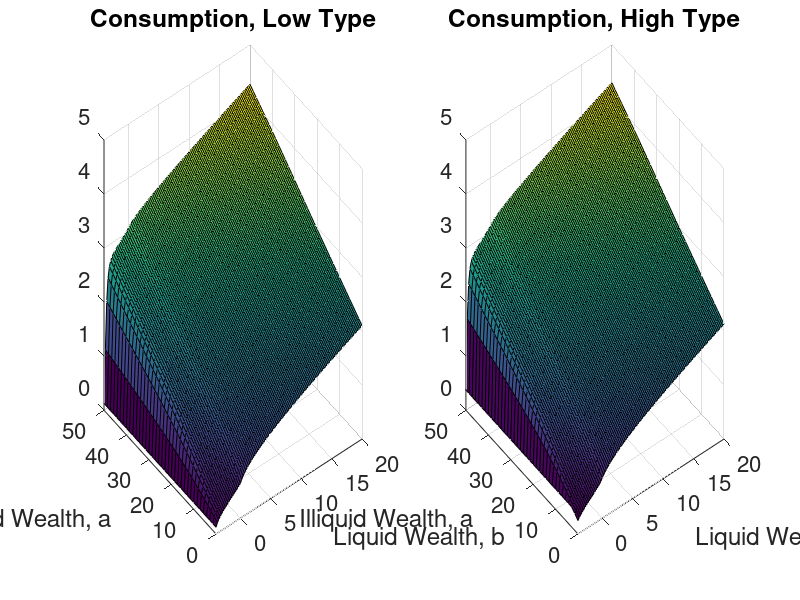
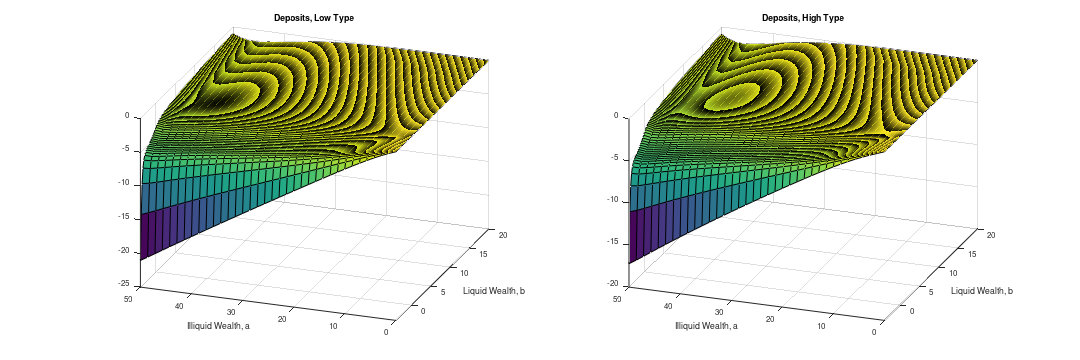
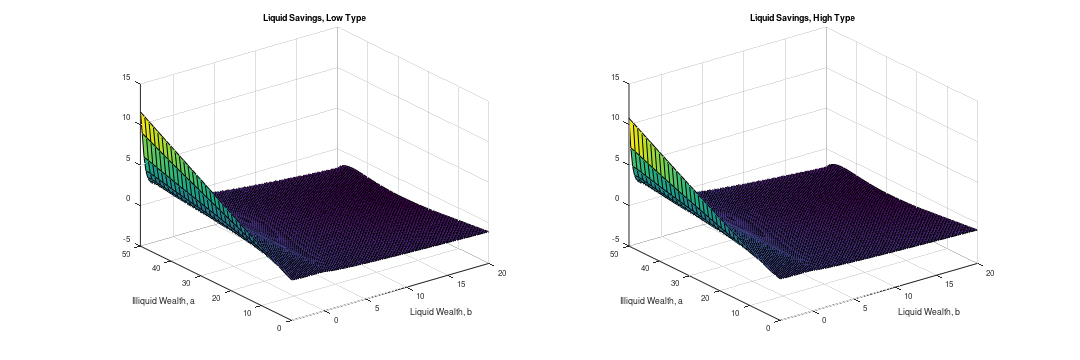
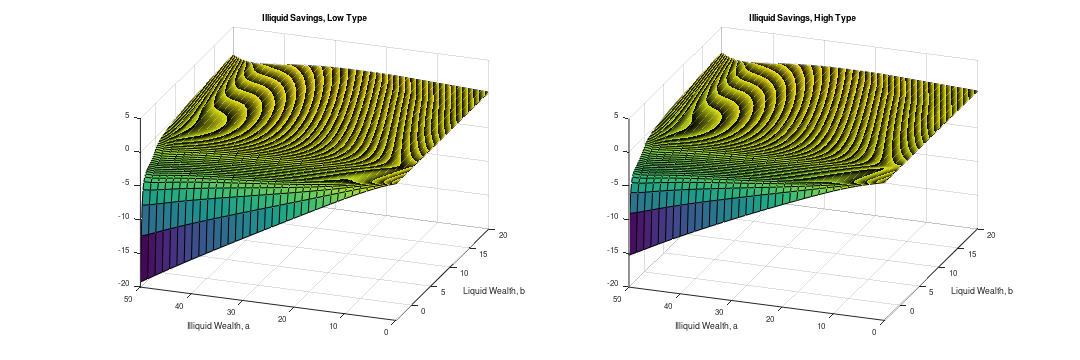

Recreate these plots in MATLAB, in order.
clear all; clc; close all;
global chi0 chi1 gamma
tic;
%==========================================================================
%==========================================================================
                            %Set Parameters
%==========================================================================                         

%Production
A0=1;
alpha=0.33;
epsilon=10;
delta=0.07;

% Asset markets:
kappa=0.07;
rb_pos=0.03;
rb_neg=rb_pos + kappa;

%Preferences
rho = 0.06;
gamma=2;

%Percentage of income deposited in the iliquid asset account
xi=0.33;

%Government:
%Income tax
tau=0.25;
T=0.06;
Bgr=0.289;%1.11812;
Gr = tau*(1-alpha)*(epsilon-1)/epsilon + tau*(1/epsilon) - rb_pos*Bgr - T;

%Deposit Costs:
chi0 =0.03;
chi1=2;

%Productivity (for now, a simple poisson "jump" process)
%w = 4;
Nz = 2;
z      = [0.8,1.3];
la_mat = [-1/3, 1/3; 1/3, -1/3];
meanlabprod = (z(1)*la_mat(1,2) + z(2)*la_mat(2,1))/(la_mat(1,2) + la_mat(2,1));

%==========================================================================
                  %Parameters for the Steady State Convergence
%==========================================================================
Intr=40;
crit_S=10^(-5);

%==========================================================================
                                 %Grids
%==========================================================================
%Liquid Asset
L = 109;
min_b = -4;
%bmin = 0;
max_b =20;
b = linspace(min_b,max_b,L)';
db = (max_b-min_b)/(L-1);

%Iliquid Asset
J= 36;
min_a = 0;
max_a = 50;
a = linspace(min_a,max_a,J);
da = (max_a-min_a)/(J-1);

%==========================================================================
                    %Constructing the States' matrices
%==========================================================================

bb = b*ones(1,J);
aa = ones(L,1)*a;
zz = ones(J,1)*z;

bbb = zeros(L,J,Nz); 
aaa = zeros(L,J,Nz); 
zzz = zeros(L,J,Nz);

for nz=1:Nz
    bbb(:,:,nz) = bb;
    aaa(:,:,nz) = aa;
    zzz(:,:,nz) = z(nz);
end

Bswitch = [
    speye(L*J)*la_mat(1,1), speye(L*J)*la_mat(1,2);
    speye(L*J)*la_mat(2,1), speye(L*J)*la_mat(2,2)];

%==========================================================================
%==========================================================================
   % Step 1: Guess initial values for K and Z and rb
%==========================================================================
rk_max = 0.12;
rk_min = delta+0.02;
rk = 0.09;

Z=meanlabprod;

rb_min = 0.01;
rb_max = 0.99*rho;
rb = rb_pos;

%==========================================================================
%==========================================================================
    %Step 5: Solve the Households Problems using the Achdou et al(2020)
%==========================================================================


% Values necessary to the FD algorithm

maxit= 50;     % Maximum number of iterations allowed
crit = 10^(-6); % Criterium for convergence
Delta = 100;    %Step size


%==========================================================================
%==========================================================================
                              %HJB eq
%==========================================================================
	%Some matrices that will be useful at the end of the code
%==========================================================================
Vaf = zeros(L,J,Nz);
Vab = zeros(L,J,Nz);
Vbf = zeros(L,J,Nz);
Vbb = zeros(L,J,Nz);
c = zeros(L,J,Nz);
BBlowdiag=zeros(L*J,Nz);
BBUpdiag=zeros(L*J,Nz);
BBcentdiag=zeros(L*J,Nz);
AAi = cell(Nz,1);
BBi = cell(Nz,1);

for intr=1:Intr
 
 %ZD_v(intr) = Z;
 %ZD_minv(intr) = Z_min;
 %ZD_maxv(intr) = Z_max;
 
%==========================================================================
%==========================================================================
   % Step 2: Calculate Implied prices
%==========================================================================
%Marginal Cost
m = (epsilon-1)/epsilon;
%Capital interest rate
K = Z*((((alpha*A0*m))/rk)^(1/(1-alpha)));
%Aggregate Output
Y = A0*(K^(alpha))*(Z^(1-alpha));
%Government Supply of Bonds:
BgS(intr) = Bgr*Y;
%Iliquid Assets interest rate
ra=rk-delta;
%Wages
w=((1-alpha)*A0*m*((K/Z)^alpha));
%Aggregate profits
pi=(1-m)*Y;


rb_v(intr)=rb;
%rb_minv(intr)=rb_min;
%rb_maxv(intr)= rb_max;
KD_v(intr) = K;
%KD_minv(intr) = K_min;
%KD_maxv(intr) = K_max;

%==========================================================================
%==========================================================================
   % Step 3: Calculate Workers' bonuses
%==========================================================================
%cor=(1-tau)/(1-xi-tau);
profshare = (zzz/meanlabprod)*(pi);

%==========================================================================
%==========================================================================
   % Step 4: Fiscal Policy
%==========================================================================
Tr = (tau*(1-alpha)*(epsilon-1)/epsilon +tau*(1/epsilon) - rb*Bgr - Gr)*Y;

%==========================================================================

% First guess for V0

if intr>1
    v0 = V_r(:,:,:,intr-1);
else
    v0 = (((1-xi-tau)*(w*zzz + profshare) + (rb+kappa).*bbb + ra.*aaa + Tr).^(1-gamma))/(1-gamma)/rho;
end

v=v0;

%matrix of liquid returns
Rb = rb.*(bbb >0) + (rb+kappa).*(bbb <0);

%matrix of illiquid assets returns
tau2 = 9; raa = ra.*(1 - (1.35.*max_a./a).^(1-tau2));
%matrix of illiquid returns
Ra(:,:,1) = ones(L,1)*raa;
Ra(:,:,2) = ones(L,1)*raa;

for j = 1:maxit

    V = v;

    % Forward difference state b
    Vbf(1:L-1,:,:) = (V(2:L,:,:) - V(1:L-1,:,:))/db;
    Vbf(L,:,:) = ((1-xi-tau)*(w*zzz(L,:,:) + profshare(L,:,:)) + Rb(L,:,:).*max_b + Tr).^(-gamma);
    
	% Backward difference state b
    Vbb(2:L,:,:) = (V(2:L,:,:) - V(1:L-1,:,:))/db;
    Vbb(1,:,:) = ((1-xi-tau)*(w*zzz(1,:,:) + profshare(1,:,:)) + Rb(1,:,:).*min_b + Tr).^(-gamma);
   
     % Foward difference state a
    Vaf(:,1:J-1,:) = (V(:,2:J,:) - V(:,1:J-1,:))/da;
    % Backward difference state a
    Vab(:,2:J,:) = (V(:,2:J,:) - V(:,1:J-1,:))/da;
    
    cb = max(Vbb,10^(-6)).^(-1/gamma); %Consumption
	cf = max(Vbf,10^(-6)).^(-1/gamma); %Consumption
    
    dff = min(Vaf./Vbf -1 + chi0,0) .*(aaa/chi1) + max(Vaf./Vbf -1 - chi0,0).*(aaa/chi1);
	dfb = min(Vab./Vbf -1 + chi0,0) .*(aaa/chi1) + max(Vab./Vbf -1 - chi0,0).*(aaa/chi1);
	dbf = min(Vaf./Vbb -1 + chi0,0) .*(aaa/chi1) + max(Vaf./Vbb -1 - chi0,0).*(aaa/chi1);
	dbb = min(Vab./Vbb -1 + chi0,0) .*(aaa/chi1) + max(Vab./Vbb -1 - chi0,0).*(aaa/chi1);
    
    d_b = (dbf >0).*dbf + (dbb <0).*dbb;
    d_b(:,1,:) = (dbf(:,1,:) >10^(-12)).*dbf(:,1,:);
    d_b(:,J,:) = (dbb(:,J,:)<-10^(-12)).*dbb(:,J,:);
	d_b(1,1,:) = max(d_b(1,1,:),0);
    scb = (1-xi-tau)*(w*zzz + profshare) + Rb.*bbb - cb + Tr;
    % Laws of motion - Backward difference: upwind of split b
    sdb = - d_b - (chi0*abs(d_b) + (chi1.*d_b.^2/2)./max(aaa,10^(-5)));
    
    df= (dff>0).*dff + (dfb<0).*dfb;
    df(:,1,:) = (dff(:,1,:) >10^(-12)).*dff(:,1,:);
    df(:,J,:) = (dfb(:,J,:)<-10^(-12)).*dfb(:,J,:);
    scf = (1-xi-tau)*(w*zzz + profshare) + Rb.*bbb - cf + Tr;
    sdf = - df - (chi0*abs(df) + (chi1.*df.^2/2)./max(aaa,10^(-5)));
	sdf(L,:,:) = min(sdf(L,:,:),0);
    
    Icb = (scb <(-10^(-12)));
    Icf = (scf >(10^(-12))) .*(1 -Icb);
    Ic0 = 1 - Icf -Icb;

	Idf = (sdf >(10^(-12)));
    Idb = (sdb <(-10^(-12))) .*(1 -Idf);
    Idb(1,:,:) =0; Idb(L,:,:) = 1; Idf(L,:,:) = 0;
    Id0 = 1 -Idf -Idb;
    
    c0 = (1-xi-tau)*(w*zzz + profshare) + Rb.*bbb + Tr;


    c = cf.*Icf + cb.*Icb + c0.*Ic0;
    u = c.^(1-gamma)/(1-gamma);

    % Build the HJB transition Matrix regarding state b only

    XB = -Icb.*scb/db - Idb .*sdb/db;
	%XB[1,:,:].=0.0;

    ZB = Icf.*scf/db + Idf.*sdf/db;
	%ZB[L,:,:] .=0.0


	YB = (Icb.*scb - Icf.*scf)/db + (Idb.*sdb - Idf.*sdf)/db;
	%YB = -1*(XB + ZB);

	disp("\n Iteration number: ");
    disp(j);
    
    
    for i = 1:Nz
         BBcentdiag(:,i) = reshape(YB(:,:,i),L*J,1);
    end
    
    BBlowdiag(1:L-1,:) = XB(2:L,1,:);
    BBUpdiag(2:L,:) = ZB(1:L-1,1,:);
    for k = 2:J
        BBlowdiag(1:k*L,:) = [BBlowdiag(1:(k-1)*L,:);squeeze(XB(2:L,k,:));zeros(1,Nz)];
        BBUpdiag(1:k*L,:) = [BBUpdiag(1:(k-1)*L,:);zeros(1,Nz);squeeze(ZB(1:L-1,k,:))];
    end
    
    for nz=1:Nz
        BBi{nz}=spdiags(BBcentdiag(:,nz),0,L*J,L*J)+spdiags([BBUpdiag(:,nz);0],1,L*J,L*J)+spdiags([BBlowdiag(:,nz);0],-1,L*J,L*J);
    end

	BB = [BBi{1}, sparse(L*J,L*J);sparse(L*J,L*J), BBi{2}];

    if max(abs(sum(BB,2)))>10^(-6)
		disp("\n Sum of XB+YB+ZB:")
        disp(max(max(abs((XB+YB+ZB)))));
        disp("Improper matrix of transition");
        disp("Sum BB = ")
        disp(max(abs(sum(BB,2))));
        %break;
    end

    % Build the HJB transition Matrix regarding state a only

% Laws of motion: upwind a

    dB = Idb .*dbb + Idf .*dfb;
    dF = Idb .*dbf + Idf .*dff;
    adb = min(dB,0);  %Forward difference
	%adb(:,1,:) = 0.0;
    adf = max(dF,0) +Ra.*aaa + xi*(w*zzz); %Backward difference
	adb(:,J,:) = dB(:,J,:) + Ra(:,J,:).*max_a + xi*(w*zzz(:,J,:));
	adf(:,J,:) =0.0;
    
	XA = -adb/da;
	ZA = adf/da;
	YA = (adb-adf)/da;


	for nz = 1:Nz

		AAUpdiag = zeros(L,1);
		for k = 1:J
			AAUpdiag = [AAUpdiag;ZA(:,k,nz)];
		end

		AAcentdiag=YA(:,1,nz);
		for k = 2:J-1
			AAcentdiag = [AAcentdiag;YA(:,k,nz)];
		end
		AAcentdiag=[AAcentdiag;YA(:,J,nz)];

		AAlowdiag = XA(:,2,nz);
		for k = 3:J
			AAlowdiag = [AAlowdiag;XA(:,k,nz)];
		end

		%check_point=max(abs(sum(AAcentdiag+[zeros(L,2);AAlowdiag(1:end-L,:)]+AAUpdiag,2)));
		%disp("Checkpoint AA: ");
        %disp(check_point);

		AAi{nz} = spdiags(AAcentdiag,0,L*J,L*J) + spdiags(AAlowdiag,-L,L*J,L*J) + spdiags(AAUpdiag,L,L*J,L*J);
	end

	AA = [AAi{1}, sparse(L*J,L*J);sparse(L*J,L*J), AAi{2}];


    if max(abs(sum(AA,2))) > 10^(-9)
		disp("Sum of XA+YA+ZA:");
        disp(max(max(abs((XA+YA+ZA)))));
        disp("Improper matrix of transition");
        disp("Sum AA=");
        disp(max(abs(sum(AA,2))));
        %break;
    end

    A = AA + BB + Bswitch;

	if max(abs(sum(A,2))) > 10^(-9)
        disp("Improper matrix of transition")
        disp("Sum A=")
        disp(max(abs(sum(A,2))))
        %break;
    end

    B = (1/Delta + rho)*speye(L*J*Nz) -A;

    u_stacked = (reshape(u, L*J*Nz, 1));
    V_stacked = (reshape(V, L*J*Nz, 1));

    vec1 = u_stacked + V_stacked/Delta;

    V_stacked = B\vec1;

    V = reshape(V_stacked, L,J,Nz);

    Vchange = V-v;
    v = V;

	disp("Vchange:");
    disp(max(max(max(abs(Vchange)))));

	if max(max(max(abs(Vchange)))) < crit
        disp("\n Value function converged at: ")
        disp(j)
        break;
    end

end

if j==maxit
    disp('HJB did not converge')
   break;
end

d = Idb.*d_b + Idf.*df;
ad = d + xi*(w*zzz) + Ra.*aaa;
s = (1-xi-tau)*(w*zzz+profshare) + Rb.*bbb - d - (chi0*abs(d) + (chi1.*d.^2/2)./max(aaa,10^(-5))) - c + Tr;

sc = (1-xi-tau)*(w*zzz+profshare) + Rb.*bbb - c + Tr;
sd = - d - (chi0*abs(d) + (chi1.*d.^2/2)./max(aaa,10^(-5)));

%==========================================================================
%==========================================================================
                     %KF eq: (Possible) Stationary Distribution
%==========================================================================                        
AT = A';
% Fix one value so matrix isn't singular:
vec1=zeros(L*J*Nz,1);
iFix=1;
vec1(iFix)= 0.1;
AT(iFix,:) = [zeros(1,iFix-1),1,zeros(1,L*J*Nz-iFix)];

% Solve system:
g_stacked = AT\vec1;
g_sum = g_stacked'*ones(L*J*Nz,1)*da*db;
g_stacked = g_stacked./g_sum;

g(:,:,1) = reshape(g_stacked(1:L*J),L,J);
g(:,:,2) = reshape(g_stacked(L*J+1:L*J*2),L,J);

g_v(:,:,:,intr)=g;
V_r(:,:,:,intr) = V;

%==========================================================================
 %Step 6: Aggegate individual policy functions and effective labour supply
%==========================================================================
AS_v(intr) = sum(sum(g(:,:,1)*a')*db)*da + sum(sum(g(:,:,2)*a'))*da*db;
%ZS_v(intr) 
meanlabprod = sum(sum(g(:,:,1)*z(1)))*da*db + sum(sum(g(:,:,2)*z(2)))*da*db;
BhD_v(intr) = sum(sum(g(:,:,1)'*b))*da*db + sum(sum(g(:,:,2)'*b))*da*db;

%==========================================================================
 %Step 7: Update Capital and Equity
%==========================================================================
q = xi*(1-m)*Y/ra;
if q<0
    disp('Negative value for q!')
    break;
end
if q > AS_v(intr)
    disp('q greater than A!')
    break;
end


KS_v(intr) = AS_v(intr) - q;

%==========================================================================
    %Step 8: Calculate excess demand
%==========================================================================

SK(intr) = (KS_v(intr) - KD_v(intr))/K;
%SZ(intr) = (ZS_v(intr) - ZD_v(intr))/Z;
SBhD(intr) = (BhD_v(intr) - BgS(intr))/BgS(intr);

S(intr) = abs(SK(intr)) + abs(SBhD(intr));% + abs(SZ(intr))

%==========================================================================

%UPDATE GUESSES
if SBhD(intr)<-crit_S*(10^-1)
    disp('Liquid Asset Excess Supply')
    rb_min = rb;
    rb = 0.5*(rb+rb_max);
elseif SBhD(intr)>crit_S*(10^-1)
    disp('Liquid Asset Excess Demand')
    rb_max = rb;
    rb = 0.5*(rb +rb_min);
end
    
if SK(intr)>crit_S*(10^-1)
    disp('Capital Excess Supply')
    rk_max = rk;
    rk = 0.5*rk+ 0.5*rk_min;
elseif SK(intr)<-crit_S*(10^-1)
    disp('Capital Excess Demand')
    rk_min = rk;
    rk = 0.5*rk+ 0.5*rk_max;
end
    
if abs(SK(intr))<crit_S*(10^-1) && abs(SBhD(intr))<crit_S*(10^-1)
    if abs(S(intr))<crit_S
        disp('Equilibrium Found, Interest rate =')
        disp(rb)
        disp('Equilibrium Found, Capital =')
        disp(K)
        disp('Accuracy Capital Stock =')
        disp(SK(intr))
        disp('Accuracy Liquid Asset =')
        disp(SBhD(intr))
        disp('Sum Accuracy =')
        disp(S(intr))
        break;
    end
end

end
toc;

%==========================================================================
                                    %Figures
%==========================================================================

figure(1)
%set(gcf,'PaperPosition',[0 0 30 10])
subplot(1,2,1)
surf(b,a,c(:,:,1)')
set(gca,'FontSize',16)
xlabel('Liquid Wealth, b')
ylabel('Illiquid Wealth, a')
xlim([min_b max_b])
ylim([min_a max_a])
title('Consumption, Low Type')

subplot(1,2,2)
surf(b,a,c(:,:,2)')
set(gca,'FontSize',16)
xlabel('Liquid Wealth, b')
ylabel('Illiquid Wealth, a')
xlim([min_b max_b])
ylim([min_a max_a])
title('Consumption, High Type')
print -depsc consumption.eps

figure(2)
set(gcf,'PaperPosition',[0 0 30 10])
subplot(1,2,1)
surf(b,a,d(:,:,1)')
set(gca,'FontSize',16)
view([-70 30])
xlabel('Liquid Wealth, b')
ylabel('Illiquid Wealth, a')
xlim([min_b max_b])
ylim([min_a max_a])
title('Deposits, Low Type')

subplot(1,2,2)
surf(b,a,d(:,:,2)')
set(gca,'FontSize',16)
view([-70 30])
xlabel('Liquid Wealth, b')
ylabel('Illiquid Wealth, a')
xlim([min_b max_b])
ylim([min_a max_a])
title('Deposits, High Type')
print -depsc deposits.eps


figure(3)
set(gcf,'PaperPosition',[0 0 30 10])
subplot(1,2,1)
surf(b,a,s(:,:,1)')
set(gca,'FontSize',16)
xlabel('Liquid Wealth, b')
ylabel('Illiquid Wealth, a')
xlim([min_b max_b])
ylim([min_a max_a])
title('Liquid Savings, Low Type')

subplot(1,2,2)
surf(b,a,s(:,:,2)')
set(gca,'FontSize',16)
xlabel('Liquid Wealth, b')
ylabel('Illiquid Wealth, a')
xlim([min_b max_b])
ylim([min_a max_a])
title('Liquid Savings, High Type')
print -depsc sav.eps

figure(4)
set(gcf,'PaperPosition',[0 0 30 10])
subplot(1,2,1)
surf(b,a,ad(:,:,1)')
set(gca,'FontSize',16)
view([-70 30])
xlabel('Liquid Wealth, b')
ylabel('Illiquid Wealth, a')
xlim([min_b max_b])
ylim([min_a max_a])
title('Illiquid Savings, Low Type')

subplot(1,2,2)
surf(b,a,ad(:,:,2)')
set(gca,'FontSize',16)
view([-70 30])
xlabel('Liquid Wealth, b')
ylabel('Illiquid Wealth, a')
xlim([min_b max_b])
ylim([min_a max_a])
title('Illiquid Savings, High Type')
print -depsc ill_sav.eps

figure(5)
icut = 25; jcut=36;
bcut=b(1:icut); acut=a(1:jcut);
gcut = g(1:icut,1:jcut,:);

set(gcf,'PaperPosition',[0 0 30 10])
subplot(1,2,1)
surf(bcut,acut,gcut(:,:,1)')
set(gca,'FontSize',16)
view([-10 30])
xlabel('Liquid Wealth, b')
ylabel('Illiquid Wealth, a')
xlim([min_b b(icut)])
ylim([min_a a(jcut)])
title('Stationary, Low Type')

subplot(1,2,2)
surf(bcut,acut,gcut(:,:,2)')
set(gca,'FontSize',16)
view([-10 30])
xlabel('Liquid Wealth, b')
ylabel('Illiquid Wealth, a')
xlim([min_b b(icut)])
ylim([min_a a(jcut)])
title('Stationary Distribution, High Type')
print -depsc stat_dist.eps